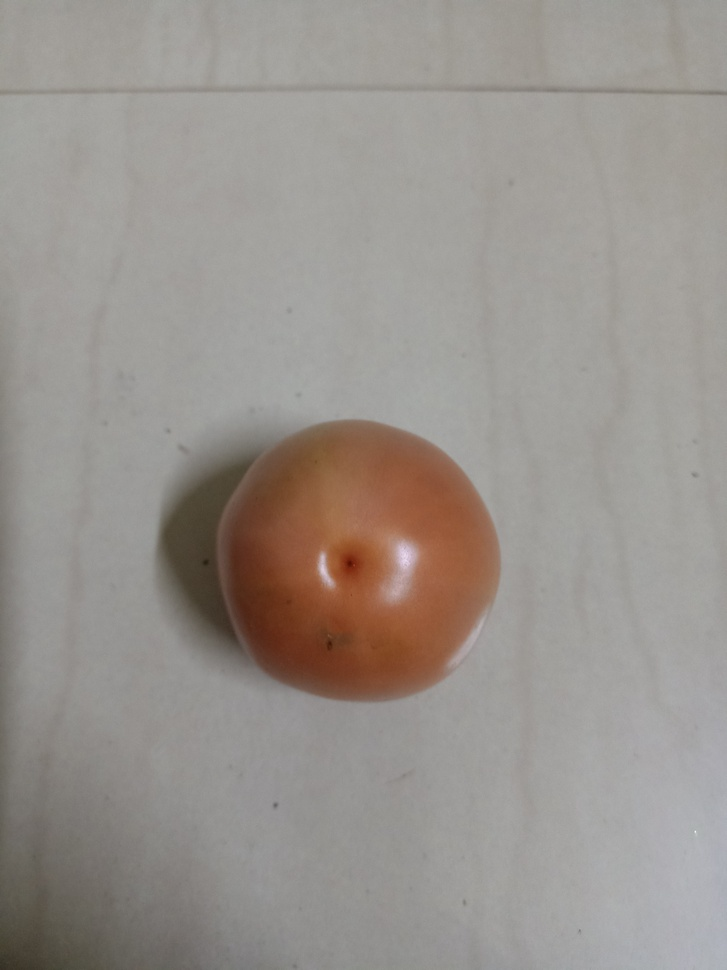
#> input picture assets/sample_tomato.jpg, 727 x 970 px, shrunk from 3000 x 4000 before the run
$ python -i harvest_predictor.py   (imports and definitions only)   (older library calls are emulated)
#> lines starting #> are read from the running program, lines starting #| are printed output that depends on the picture
# modules/harvest_prediction/harvest_predictor.py

import cv2
import numpy as np
import joblib
from datetime import datetime, timedelta
from sklearn.preprocessing import LabelEncoder

# --------------------------------------------------
# Crop-specific base harvest durations (days)
# --------------------------------------------------

BASE_HARVEST_DAYS = {
    "tomato": {
        "unripe": {"early": 3.0, "mid": 1.5, "late": 0.7},
        "semiripe": {"early": 2.5, "mid": 1.2, "late": 0.5},
        "ripe": {"early": 0.2, "mid": 0.1, "late": 0.1},
    },
    "banana": {
        "unripe": {"early": 4.0, "mid": 2.5, "late": 1.2},
        "semiripe": {"early": 3.0, "mid": 1.8, "late": 0.8},
        "ripe": {"early": 0.3, "mid": 0.2, "late": 0.2},
    },
    "mango": {
        "unripe": {"early": 5.0, "mid": 3.0, "late": 1.5},
        "semiripe": {"early": 3.5, "mid": 2.0, "late": 1.0},
        "ripe": {"early": 0.4, "mid": 0.3, "late": 0.3},
    },
    "papaya": {
        "unripe": {"early": 3.5, "mid": 2.0, "late": 1.0},
        "semiripe": {"early": 2.8, "mid": 1.5, "late": 0.6},
        "ripe": {"early": 0.3, "mid": 0.2, "late": 0.2},
    },
}

# --------------------------------------------------
# Feature Extraction
# --------------------------------------------------

def extract_visual_features(image_path):
#> called with image_path = '../../assets/sample_tomato.jpg'
    img = cv2.imread(image_path)
#> img is the input picture: shape (970, 727, 3); mean B, G, R 141.5, 146.9, 152.9
    if img is None:
        raise ValueError("Invalid image path")

    hsv = cv2.cvtColor(img, cv2.COLOR_BGR2HSV)
#> hsv: shape (970, 727, 3); mean H, S, V 26.8, 22, 153.1
    gray = cv2.cvtColor(img, cv2.COLOR_BGR2GRAY)
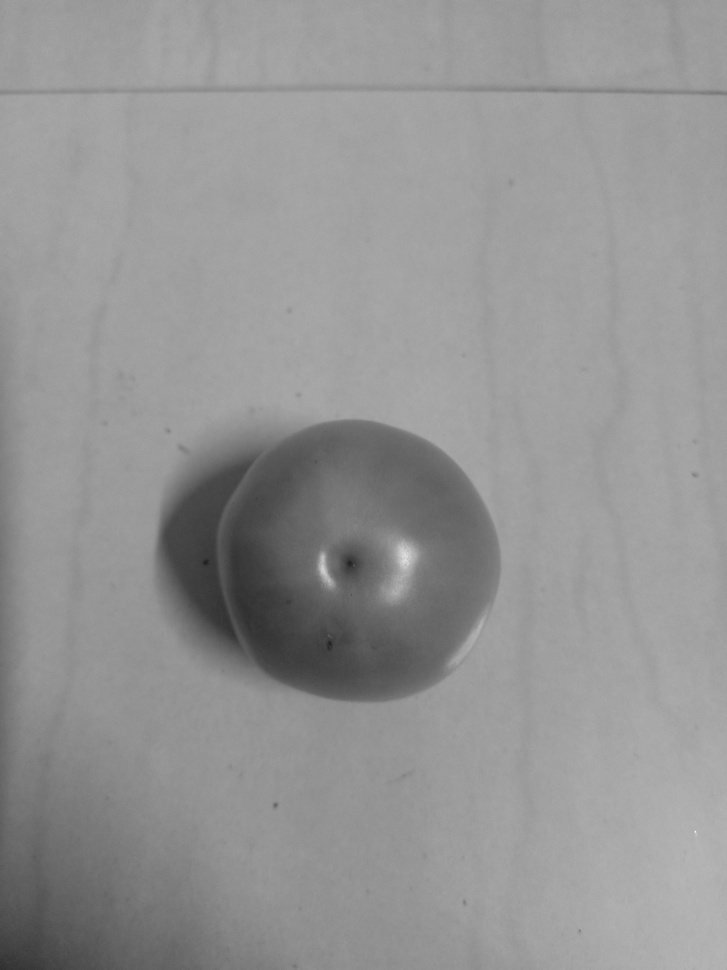
#> gray: shape (970, 727); min 32, max 248, mean 148.1
    lab = cv2.cvtColor(img, cv2.COLOR_BGR2LAB)
#> lab: shape (970, 727, 3); mean of channels 0, 1, 2 156.2, 129.6, 131.9

    hue_mean = np.mean(hsv[:, :, 0])
#> hue_mean = 26.78
    sat_mean = np.mean(hsv[:, :, 1])
#> sat_mean = 22.02
    brightness_mean = np.mean(hsv[:, :, 2])
#> brightness_mean = 153.1
    laplacian_var = cv2.Laplacian(gray, cv2.CV_64F).var()
#> laplacian_var = 8.13
    a_channel_mean = np.mean(lab[:, :, 1])
#> a_channel_mean = 129.6

    return {
        "hue": hue_mean,
        "saturation": sat_mean,
        "brightness": brightness_mean,
        "laplacian": laplacian_var,
        "a_channel": a_channel_mean,
    }

# --------------------------------------------------
# Sub-Stage Classification
# --------------------------------------------------

# [33 lines left out: function classify_sub_stage, not called in this run]

# --------------------------------------------------
# Harvest Predictor Class
# --------------------------------------------------

class HarvestPredictor:
    """
    Random Forest based harvest predictor with window estimation
    """

    # [64 lines left out: functions __init__, predict, not called in this run]

>>> result = extract_visual_features('../../assets/sample_tomato.jpg')
#> result = {'hue': 26.78, 'saturation': 22.02, 'brightness': 153.1, 'laplacian': 8.13, 'a_channel': 129.6}
